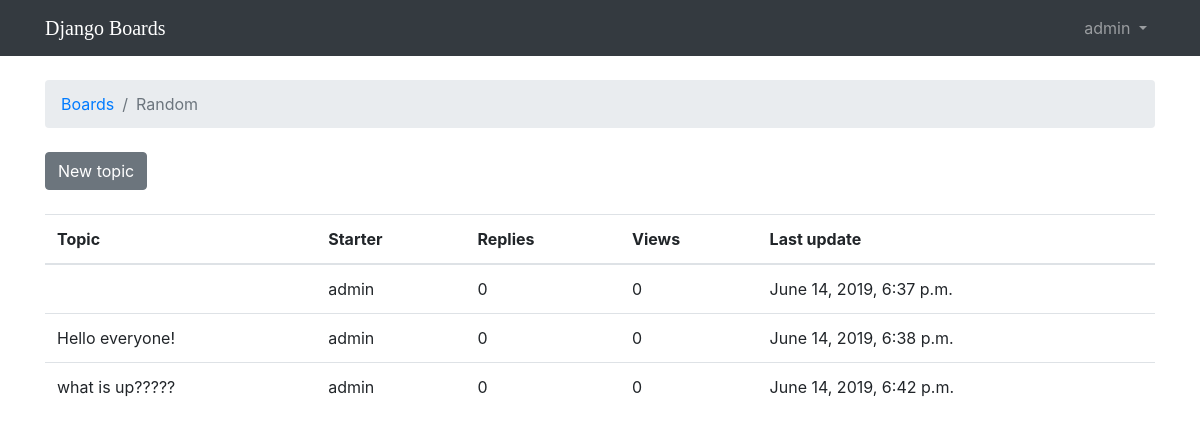
/boards/3/ (signed in), run on the app's committed database.
### boards/models.py (models this page shows, shortened)
class Board(models.Model):
    name = models.CharField(max_length=30, unique=True)
    description = models.CharField(max_length=100)

class Topic(models.Model):
    subject = models.CharField(max_length=255)
    last_updated = models.DateTimeField(auto_now_add=True)
    board = models.ForeignKey(
        Board, on_delete=models.PROTECT, related_name='topics')
    starter = models.ForeignKey(
        User, on_delete=models.PROTECT, related_name='topics')

### boards/views.py (the view)
# urls.py: path('boards/<int:pk>/', views.board_topics, name='board_topics'),
def board_topics(request, pk):
    board = get_object_or_404(Board, pk=pk)
    return render(request, 'topics.html', {'board': board})

### templates/topics.html (shortened to what this page needs)
{% extends 'base.html' %}
{% block breadcrumb %}
<li class="breadcrumb-item"><a href="/">Boards</a></li>
<li class="breadcrumb-item active">{{ board.name }}</li>
{% endblock %}
{% block content %}
<div class="mb-4">
    <a class="btn btn-secondary" href="/boards/{{board.pk}}/new">New topic</a>
</div>
<table class="table">
    <thead>
        <tr>
            <th>Topic</th>
            <th>Starter</th>
            <th>Replies</th>
            <th>Views</th>
            <th>Last update</th>
        </tr>
    </thead>
    <tbody>
        {% for topic in board.topics.all %}
        <tr>
            <td>{{ topic.subject }}</td>
            <td>{{ topic.starter.username }}</td>
            <td>0</td>
            <td>0</td>
            <td>{{ topic.last_updated }}</td>
        </tr>
        {% endfor %}
    </tbody>
</table>
{% endblock %}

### templates/base.html (shortened to what this page needs)
{% load static %}
<!DOCTYPE html>
<html>
<head>
    <link rel="stylesheet" href="{% static 'lib/bootstrap/dist/css/bootstrap.min.css' %}">
    <link rel="stylesheet" href="{% static 'css/app.css' %}">
</head>
<body>
    {% block body %}
        <nav class="navbar navbar-expand-sm navbar-dark bg-dark">
            <div class="container">
                <a class="navbar-brand" href="{% url 'home' %}">Django Boards</a>
                <div class="collapse navbar-collapse" id="mainMenu">
                    {% if user.is_authenticated %}
                        <ul class="navbar-nav ml-auto">
                            <li class="nav-item dropdown">
                            <a class="nav-link dropdown-toggle" href="#" id="userMenu" data-toggle="dropdown" aria-haspopup="true" aria-expanded="false">
                                {{ user.username }}
                            </a>
                            </li>
                        </ul>
                    {% else %}
                        <div class="ml-auto">
                            <a href="#" class="btn btn-secondary">Sign in</a>
                            <a href="/signup" class="btn btn-primary">Sign up</a>
                        </div>
                    {% endif %}
                </div>
            </div>
        </nav>
        <div class="container">
            <ol class="breadcrumb my-4">
                {% block breadcrumb %}
                {% endblock %}
            </ol>
            {% block content %}
            {% endblock %}
        </div>
    {% endblock body %}
</body>
</html>

### static/css/app.css (style rules this page uses)
.navbar-brand, .logo { font-family: 'Libre Baskerville', serif; }

### data on the page
Board: name "Random"
Topic: starter.username "admin", last_updated "June 14, 2019, 6:37 p.m."
Topic: subject "Hello everyone!", starter.username "admin", last_updated "June 14, 2019, 6:38 p.m."
Topic: subject "what is up?????", starter.username "admin", last_updated "June 14, 2019, 6:42 p.m."

### other printed values
{{ user.username }} "admin"
